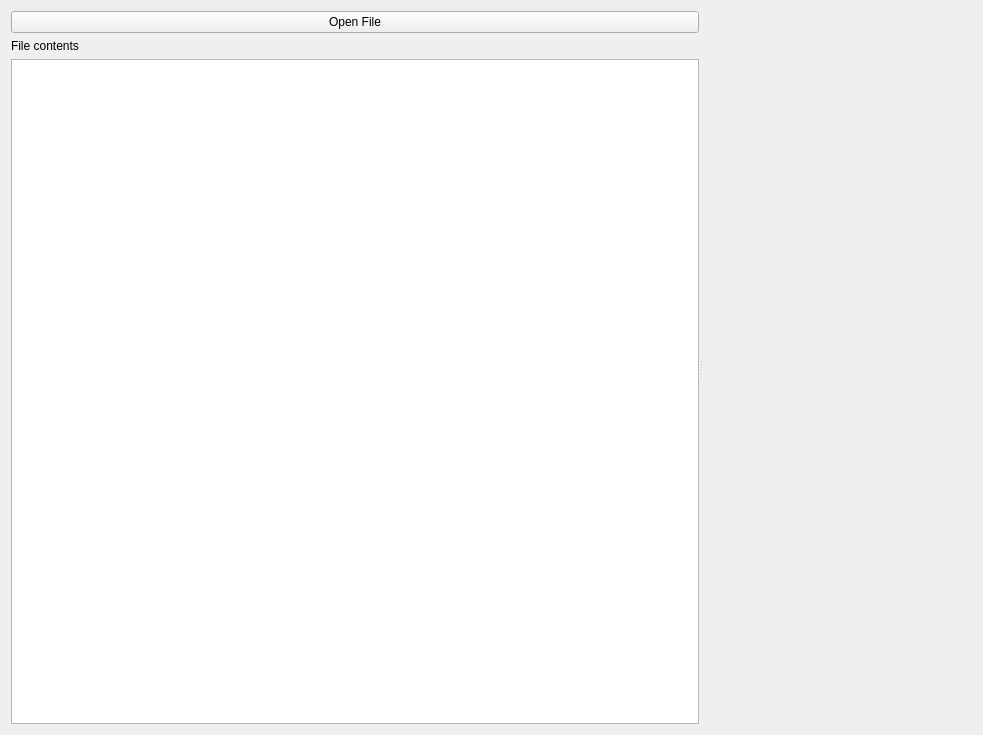
<?xml version="1.0" encoding="UTF-8"?>
<ui version="4.0">
 <class>Form</class>
 <widget class="QWidget" name="Form">
  <property name="geometry">
   <rect>
    <x>0</x>
    <y>0</y>
    <width>983</width>
    <height>735</height>
   </rect>
  </property>
  <property name="sizePolicy">
   <sizepolicy hsizetype="Minimum" vsizetype="Minimum">
    <horstretch>0</horstretch>
    <verstretch>0</verstretch>
   </sizepolicy>
  </property>
  <property name="windowTitle">
   <string>Form</string>
  </property>
  <layout class="QGridLayout" name="gridLayout">
   <item row="0" column="0">
    <widget class="QSplitter" name="splitter">
     <property name="sizePolicy">
      <sizepolicy hsizetype="Expanding" vsizetype="Minimum">
       <horstretch>0</horstretch>
       <verstretch>0</verstretch>
      </sizepolicy>
     </property>
     <property name="orientation">
      <enum>Qt::Orientation::Horizontal</enum>
     </property>
     <widget class="QWidget" name="verticalWidget" native="true">
      <property name="sizePolicy">
       <sizepolicy hsizetype="Minimum" vsizetype="Minimum">
        <horstretch>0</horstretch>
        <verstretch>0</verstretch>
       </sizepolicy>
      </property>
      <layout class="QVBoxLayout" name="verticalLayout">
       <item>
        <widget class="QPushButton" name="openButton">
         <property name="text">
          <string>Open File</string>
         </property>
        </widget>
       </item>
       <item>
        <widget class="QLabel" name="fileLabel">
         <property name="text">
          <string>File contents</string>
         </property>
        </widget>
       </item>
       <item>
        <widget class="QTableView" name="tableView">
         <property name="sizePolicy">
          <sizepolicy hsizetype="Minimum" vsizetype="Expanding">
           <horstretch>0</horstretch>
           <verstretch>0</verstretch>
          </sizepolicy>
         </property>
         <property name="selectionMode">
          <enum>QAbstractItemView::SelectionMode::SingleSelection</enum>
         </property>
         <property name="selectionBehavior">
          <enum>QAbstractItemView::SelectionBehavior::SelectRows</enum>
         </property>
         <attribute name="horizontalHeaderVisible">
          <bool>false</bool>
         </attribute>
         <attribute name="verticalHeaderVisible">
          <bool>false</bool>
         </attribute>
        </widget>
       </item>
      </layout>
     </widget>
     <widget class="DataWidget" name="data" native="true">
      <property name="sizePolicy">
       <sizepolicy hsizetype="Minimum" vsizetype="Minimum">
        <horstretch>0</horstretch>
        <verstretch>0</verstretch>
       </sizepolicy>
      </property>
      <property name="minimumSize">
       <size>
        <width>100</width>
        <height>0</height>
       </size>
      </property>
     </widget>
    </widget>
   </item>
  </layout>
 </widget>
 <customwidgets>
  <customwidget>
   <class>DataWidget</class>
   <extends>QWidget</extends>
   <header>pcot.ui.datawidget</header>
   <container>1</container>
  </customwidget>
 </customwidgets>
 <resources/>
 <connections/>
</ui>
